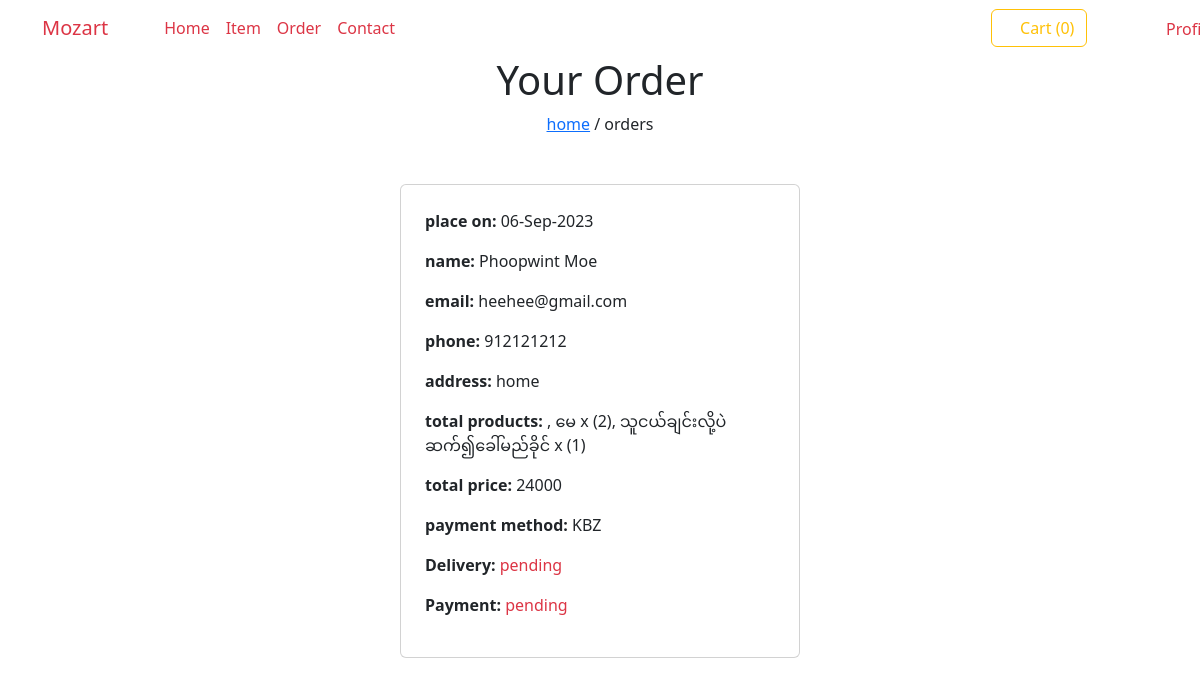
Page /order.php (signed in) on the committed database.
### tables this page shows
CREATE TABLE `order` (
  `id` int(11) NOT NULL,
  `user_id` int(11) NOT NULL,
  `name` varchar(250) NOT NULL,
  `email` varchar(250) NOT NULL,
  `phone` int(11) NOT NULL,
  `address` varchar(250) NOT NULL,
  `product` varchar(250) NOT NULL,
  `price` int(11) NOT NULL,
  `method` varchar(100) NOT NULL DEFAULT 'Cash on deli',
  `delivery` varchar(100) NOT NULL DEFAULT 'pending',
  `payment` varchar(100) NOT NULL DEFAULT 'pending',
  `order_at` varchar(100) NOT NULL
);

### order.php (the view, shortened to what this page needs)
<!DOCTYPE html>
<html lang="en">
<head>
    <link rel="stylesheet" href="./css/bootstrap.min.css">
</head>
<body>
    <?php include 'header.php';?>
    <div class="container-md-6">
        <h1 class="text-center">Your Order</h1>
        <p class="text-center"> <a href="home.php">home</a> / orders </p>
        <div class="container d-flex justify-content-evenly flex-wrap my-5">
            <?php
            $select = mysqli_query($conn, "SELECT * FROM `order` ") or die('query_die');
            if(mysqli_num_rows($select)> 0){
                while($row = mysqli_fetch_assoc($select)){
            ?>
            <div class="card p-4" style="width: 400px;">
                <p> <b>place on: </b><span><?php echo $row['order_at']?></span></p>
                <p> <b>name: </b><span><?php echo $row['name']?></span></p>
                <p> <b>email: </b><span><?php echo $row['email']?></span></p>
                <p> <b>phone: </b><span><?php echo $row['phone']?></span></p>
                <p> <b>address: </b><span><?php echo $row['address']?></span></p>
                <p> <b>total products: </b><span><?php echo $row['product']?></span></p>
                <p> <b>total price: </b><span><?php echo $row['price']?></span></p>
                <p> <b>payment method: </b><span><?php echo $row['method']?></span></p>
                <p> <b>Delivery: </b><span class="<?php if($row['delivery'] == "pending"){echo 'text-danger';}else{echo 'text-success';}?>"><?php echo $row['delivery']?></span></p>
                <p> <b>Payment: </b><span class="<?php if($row['payment'] == "pending"){echo 'text-danger';}else{echo 'text-success';}?>"><?php echo $row['payment']?></span></p>
            </div>
            <?php
                }
            }else{
                echo '<div class="text-center"><span class="border border-danger p-3">No order yet</span></div>';
            }
            ?>
        </div>
    </div>
</body>
</html>

### rows in the picture
order: order_at "06-Sep-2023", name "Phoopwint Moe", email "heehee@gmail.com", phone "912121212", address "home", product ", မေ x (2), သူငယ်ချင်းလို့ပဲ ဆက်၍ခေါ်မည်ခိုင် x (1)", price "24000", method "KBZ", delivery "pending", payment "pending"

### other values in the picture
$row "0"
